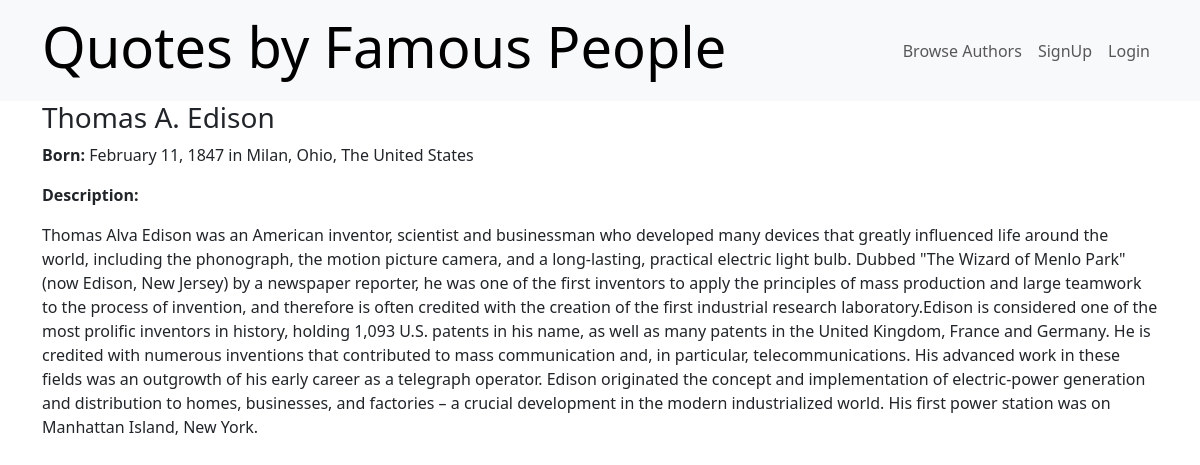
Page /author/1/ on the committed database.
### quotes/models.py (models this page shows, shortened)
class Author(models.Model):
    fullname = models.CharField(max_length=50)
    born_date = models.CharField(max_length=50)
    born_location = models.CharField(max_length=150)
    description = models.TextField()
    created_at = models.DateTimeField(auto_now_add=True)
    is_active = models.BooleanField(default=True)

### quotes/views.py (the view)
# urls.py: path('author/<int:author_id>/', views.author_detail, name='author_detail'),
def author_detail(request, author_id):
    author = Author.objects.get(pk=author_id)
    return render(request, 'quotes/author_detail.html', {'author': author})

### quotes/templates/quotes/author_detail.html (shortened to what this page needs)
{% extends 'quotes/base.html' %}
{% block content %}
<div class="author-details">
    <h3 class="author-title">
        {{ author.fullname }}
    </h3>
    <p>
        <strong>Born:</strong>
        <span class="author-born-date">{{ author.born_date }}</span>
        <span class="author-born-location">{{ author.born_location }}</span>
    </p>
    <p>
        <strong>Description:</strong>
    </p>
    <div class="author-description mb-3">
        {{ author.description }}
    </div>
</div>
{% endblock %}

### rows in the picture
Author: fullname "Thomas A. Edison", born_date "February 11, 1847", born_location "in Milan, Ohio, The United States", description "Thomas Alva Edison was an American inventor, scientist and businessman who developed many devices that greatly influenced life around the world, including the phonograph, the motion picture camera, and a long-lasting, practical electric light bulb. Dubbed \"The Wizard of Menlo Park\" (now Edison, New Jersey) by a newspaper reporter, he was one of the first inventors to apply the principles of mass production and large teamwork to the process of invention, and therefore is often credited with the creation of the first industrial research laboratory.Edison is considered one of the most prolific inventors in history, holding 1,093 U.S. patents in his name, as well as many patents in the United…"
